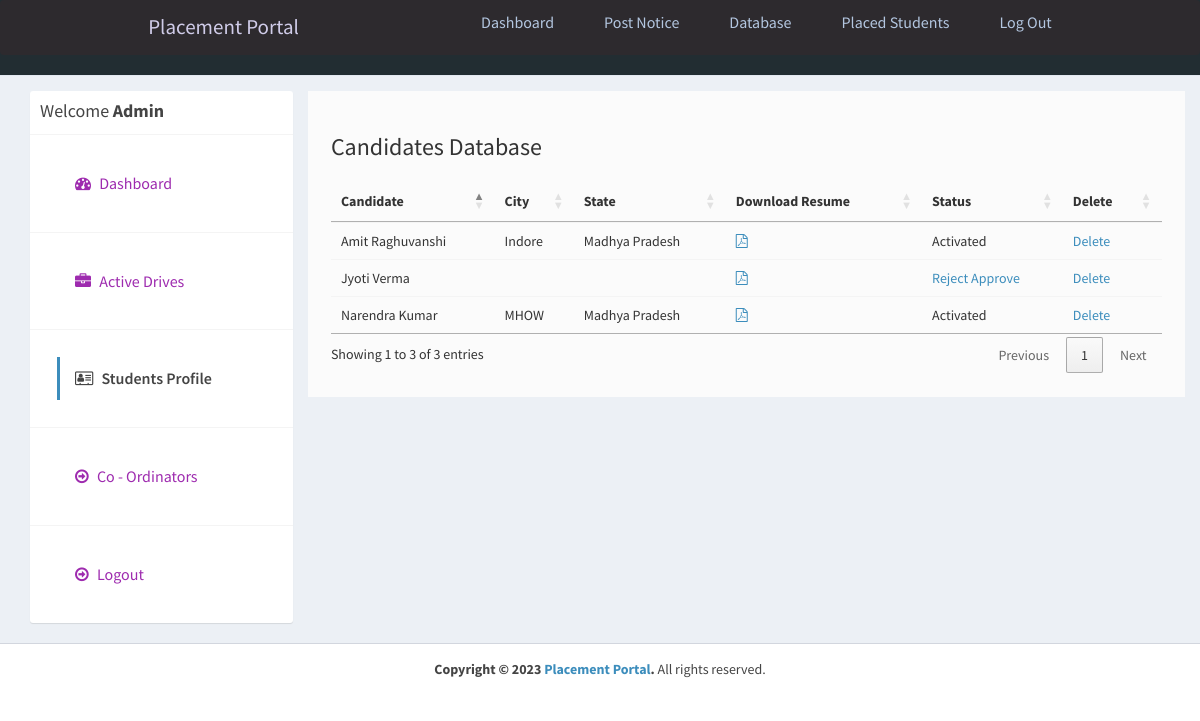
Page /admin/applications.php (signed in) on the committed database.
### tables this page shows
CREATE TABLE `users` (
  `id_user` int(11) NOT NULL AUTO_INCREMENT,
  `firstname` varchar(255) NOT NULL,
  `lastname` varchar(255) NOT NULL,
  `email` varchar(255) NOT NULL,
  `password` varchar(255) NOT NULL,
  `address` text DEFAULT NULL,
  `city` varchar(255) DEFAULT NULL,
  `state` varchar(255) DEFAULT NULL,
  `contactno` varchar(255) DEFAULT NULL,
  `qualification` varchar(255) DEFAULT NULL,
  `stream` varchar(255) DEFAULT NULL,
  `passingyear` varchar(255) DEFAULT NULL,
  `dob` varchar(255) DEFAULT NULL,
  `age` varchar(255) DEFAULT NULL,
  `designation` varchar(255) DEFAULT NULL,
  `resume` varchar(255) DEFAULT NULL,
  `hash` varchar(255) DEFAULT NULL,
  `active` int(11) NOT NULL DEFAULT 2,
  `aboutme` text DEFAULT NULL,
  `skills` text DEFAULT NULL,
  `hsc` int(200) NOT NULL DEFAULT 0,
  `ssc` int(11) NOT NULL DEFAULT 0,
  `ug` int(11) NOT NULL DEFAULT 0,
  `pg` int(11) NOT NULL DEFAULT 0,
  PRIMARY KEY (`id_user`),
  UNIQUE KEY `email` (`email`)
);

### admin/applications.php (the view, shortened to what this page needs)
<?php
require_once("../db.php");
?>
<!DOCTYPE html>
<html>
<head>
  <link rel="stylesheet" href="https://cdnjs.cloudflare.com/ajax/libs/twitter-bootstrap/3.3.7/css/bootstrap.min.css">
  <link rel="stylesheet" href="https://cdnjs.cloudflare.com/ajax/libs/font-awesome/4.7.0/css/font-awesome.min.css">
  <link rel="stylesheet" href="https://cdnjs.cloudflare.com/ajax/libs/ionicons/2.0.1/css/ionicons.min.css">
  <link rel="stylesheet" href="https://cdn.datatables.net/1.10.15/css/jquery.dataTables.min.css">
  <link rel="stylesheet" href="../css/AdminLTE.min.css">
  <link rel="stylesheet" href="../css/_all-skins.min.css">
  <link rel="stylesheet" href="../css/custom.css">
</head>
<body class="hold-transition skin-green sidebar-mini">
  <div class="wrapper">
    <?php
    include 'header.php';
    ?>
    <div class="content-wrapper" style="margin-left: 0px;">
      <section id="candidates" class="content-header">
        <div class="container">
          <div class="row">
            <div class="col-md-3">
              <div class="box box-solid">
                <div class="box-header with-border">
                  <h3 class="box-title">Welcome <b>Admin</b></h3>
                </div>
                <div class="box-body no-padding">
                  <ul class="nav nav-pills nav-stacked">
                    <li><a href="dashboard.php"><i class="fa fa-dashboard"></i> Dashboard</a></li>
                    <li><a href="active-jobs.php"><i class="fa fa-briefcase"></i> Active Drives</a></li>
                    <li class="active"><a href="applications.php"><i class="fa fa-address-card-o"></i> Students
                        Profile</a></li>
                    <li><a href="coordinators.php"><i class="fa fa-arrow-circle-o-right"></i> Co - Ordinators</a></li>
                    <li><a href="../logout.php"><i class="fa fa-arrow-circle-o-right"></i> Logout</a></li>
                  </ul>
                </div>
              </div>
            </div>
            <div class="col-md-9 bg-white padding-2">
              <h3>Candidates Database</h3>
              <div class="row margin-top-20">
                <div class="col-md-12">
                  <div class="box-body table-responsive no-padding">
                    <table id="example2" class="table table-hover">
                      <thead>
                        <th>Candidate</th>
                        <th>City</th>
                        <th>State</th>
                        <th>Download Resume</th>
                        <th>Status</th>
                        <th>Delete</th>
                      </thead>
                      <tbody>
                        <?php
                        $sql = "SELECT * FROM users";
                        $result = $conn->query($sql);
                        if ($result->num_rows > 0) {
                          while ($row = $result->fetch_assoc()) {
                            ?>
                            <tr>
                              <td>
                                <?php echo $row['firstname'] . ' ' . $row['lastname']; ?>
                              </td>
                              <td>
                                <?php echo $row['city']; ?>
                              </td>
                              <td>
                                <?php echo $row['state']; ?>
                              </td>
                              <?php if ($row['resume'] != '') { ?>
                                <td><a href="../uploads/resume/<?php echo $row['resume']; ?>"
                                    download="<?php echo $row['firstname'] . ' Resume'; ?>"><i
                                      class="fa fa-file-pdf-o"></i></a></td>
                              <?php } else { ?>
                                <td>No Resume Uploaded</td>
                              <?php } ?>
                              <td>
                                <?php
                                if ($row['active'] == '1') {
                                  echo "Activated";
                                } else if ($row['active'] == '2') {
                                  ?>
                                    <a href="reject-student.php?id=<?php echo $row['id_user']; ?>">Reject</a> <a
                                      href="approve-student.php?id=<?php echo $row['id_user']; ?>">Approve</a>
                                  <?php
                                } else if ($row['active'] == '3') {
                                  ?>
                                      <a href="approve-student.php?id=<?php echo $row['id_user']; ?>">Reactivate</a>
                                  <?php
                                } else if ($row['active'] == '0') {
                                  echo "Rejected";
                                }
                                ?>
                              </td>
                              <td><a href="delete-student.php?id=<?php echo $row['id_user']; ?>">Delete</a></td>
                            </tr>
                            <?php
                          }
                        }
                        ?>
                      </tbody>
                    </table>
                  </div>
                </div>
              </div>
            </div>
          </div>
        </div>
      </section>
    </div>
    <footer class="main-footer" style="margin-left: 0px;">
      <div class="text-center">
        <strong>Copyright &copy; 2023 <a href="nitap.ac.in">Placement Portal</a>.</strong> All rights
        reserved.
      </div>
    </footer>
  </div>
</body>
</html>

### css/custom.css (style rules this page uses)
.margin-top-20 { margin-top: 20px; }
.padding-2 { padding: 2%; }
.bg-white { background-color:#fbfbfb; margin-left: 0%; }
.box { font-size: medium; font-family: sans-serif; }
li { color: aqua; }

### admin/header.php (style rules this page uses)
* { margin: 0; padding: 0; box-sizing: border-box; }
html { font-size: 62.5%; font-family: 'Roboto', sans-serif; }
li { list-style: none; }
a { text-decoration: none; }

### rows in the picture
users: firstname "Narendra", lastname "Kumar", city "MHOW", state "Madhya Pradesh", active "Activated"
users: firstname "Amit", lastname "Raghuvanshi", city "Indore", state "Madhya Pradesh", active "Activated"
users: firstname "Jyoti", lastname "Verma"
